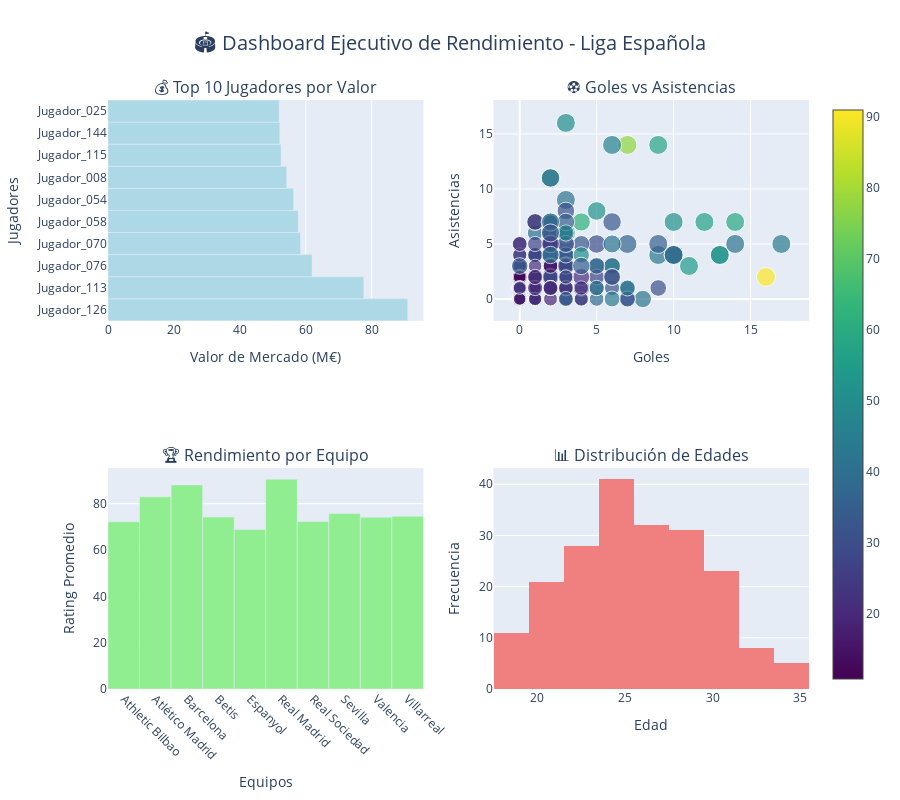

The notebook cell this image was saved under:
### Markdown cell above
## 5. Dashboards y Storytelling con Datos

### 5.1 Creación de Dashboards Integrados

Los **dashboards** combinan múltiples visualizaciones para contar una historia completa. Son esenciales para:

#### **📊 Análisis Executivo**
- **Resumen de métricas clave**: KPIs principales en una vista
- **Comparaciones rápidas**: Entre equipos, jugadores, temporadas
- **Detección de tendencias**: Patrones y anomalías

#### **🎯 Toma de Decisiones**
- **Información contextualizada**: Datos relevantes en tiempo real
- **Filtros dinámicos**: Exploración personalizada
- **Alertas visuales**: Destacar información crítica

### 5.2 Dashboard Ejecutivo de Rendimiento

Creamos un dashboard que combine las visualizaciones más importantes.

### Code cell
# 5.2 Dashboard ejecutivo integrado

print("\n📊 DASHBOARD EJECUTIVO DE RENDIMIENTO")
print("=" * 60)

# Crear dashboard con múltiples subgráficos
from plotly.subplots import make_subplots

# Configurar layout del dashboard (2x2)
fig_dashboard = make_subplots(
    rows=2, cols=2,
    subplot_titles=(
        '💰 Top 10 Jugadores por Valor',
        '⚽ Goles vs Asistencias',
        '🏆 Rendimiento por Equipo',
        '📊 Distribución de Edades'
    ),
    specs=[
        [{"type": "bar"}, {"type": "scatter"}],
        [{"type": "bar"}, {"type": "histogram"}]
    ]
)

# 1. Top 10 jugadores por valor (Barras)
top_jugadores = df_jugadores.nlargest(10, 'valor_mercado')
fig_dashboard.add_trace(
    go.Bar(
        x=top_jugadores['valor_mercado'],
        y=top_jugadores['nombre'],
        orientation='h',
        name='Valor M€',
        marker_color='lightblue'
    ),
    row=1, col=1
)

# 2. Goles vs Asistencias (Dispersión)
fig_dashboard.add_trace(
    go.Scatter(
        x=df_jugadores['goles_temporada'],
        y=df_jugadores['asistencias_temporada'],
        mode='markers',
        marker=dict(
            size=df_jugadores['rating_promedio']/5,
            color=df_jugadores['valor_mercado'],
            colorscale='Viridis',
            showscale=True
        ),
        text=df_jugadores['nombre'],
        name='Jugadores'
    ),
    row=1, col=2
)

# 3. Rendimiento por equipo (Barras)
rendimiento_equipos = df_jugadores.groupby('equipo').agg({
    'rating_promedio': 'mean',
    'valor_mercado': 'sum'
}).reset_index()

fig_dashboard.add_trace(
    go.Bar(
        x=rendimiento_equipos['equipo'],
        y=rendimiento_equipos['rating_promedio'],
        name='Rating Promedio',
        marker_color='lightgreen'
    ),
    row=2, col=1
)

# 4. Distribución de edades (Histograma)
fig_dashboard.add_trace(
    go.Histogram(
        x=df_jugadores['edad'],
        nbinsx=15,
        name='Frecuencia',
        marker_color='lightcoral'
    ),
    row=2, col=2
)

# Actualizar layout del dashboard
fig_dashboard.update_layout(
    height=800,
    showlegend=False,
    title_text="🏟️ Dashboard Ejecutivo de Rendimiento - Liga Española",
    title_x=0.5,
    title_font_size=20
)

# Personalizar ejes
fig_dashboard.update_xaxes(title_text="Valor de Mercado (M€)", row=1, col=1)
fig_dashboard.update_xaxes(title_text="Goles", row=1, col=2)
fig_dashboard.update_xaxes(title_text="Equipos", row=2, col=1, tickangle=45)
fig_dashboard.update_xaxes(title_text="Edad", row=2, col=2)

fig_dashboard.update_yaxes(title_text="Jugadores", row=1, col=1)
fig_dashboard.update_yaxes(title_text="Asistencias", row=1, col=2)
fig_dashboard.update_yaxes(title_text="Rating Promedio", row=2, col=1)
fig_dashboard.update_yaxes(title_text="Frecuencia", row=2, col=2)

fig_dashboard.show()

print("✅ Dashboard ejecutivo creado")

# Métricas KPI para el dashboard
print("\n📈 MÉTRICAS CLAVE (KPIs)")
print("-" * 40)

total_jugadores = len(df_jugadores)
valor_total_mercado = df_jugadores['valor_mercado'].sum()
edad_promedio = df_jugadores['edad'].mean()
rating_promedio_liga = df_jugadores['rating_promedio'].mean()
goles_total = df_jugadores['goles_temporada'].sum()

print(f"👥 Total de jugadores: {total_jugadores}")
print(f"💰 Valor total del mercado: {valor_total_mercado:.1f} M€")
print(f"🎂 Edad promedio: {edad_promedio:.1f} años")
print(f"⭐ Rating promedio de la liga: {rating_promedio_liga:.1f}/100")
print(f"⚽ Total de goles en la temporada: {goles_total}")

# Top performers
print(f"\n🏆 TOP PERFORMERS")
print("-" * 40)

mejor_jugador = df_jugadores.loc[df_jugadores['rating_promedio'].idxmax()]
mas_caro = df_jugadores.loc[df_jugadores['valor_mercado'].idxmax()]
maximo_goleador = df_jugadores.loc[df_jugadores['goles_temporada'].idxmax()]
mas_asistencias = df_jugadores.loc[df_jugadores['asistencias_temporada'].idxmax()]

print(f"🌟 Mejor jugador (rating): {mejor_jugador['nombre']} ({mejor_jugador['equipo']}) - {mejor_jugador['rating_promedio']:.1f}")
print(f"💎 Jugador más valioso: {mas_caro['nombre']} ({mas_caro['equipo']}) - {mas_caro['valor_mercado']:.1f} M€")
print(f"⚽ Máximo goleador: {maximo_goleador['nombre']} ({maximo_goleador['equipo']}) - {maximo_goleador['goles_temporada']} goles")
print(f"🎯 Más asistencias: {mas_asistencias['nombre']} ({mas_asistencias['equipo']}) - {mas_asistencias['asistencias_temporada']} asistencias")

print("\n✅ Dashboard y métricas ejecutivas completadas")

### Figure 1 — Plotly figure (JSON) as saved in the notebook; plotly's stock layout.template omitted (floating-point values rounded to 4 significant figures; data arrays with more than 128 entries replaced by an {"elided": "..."} marker saying what was removed)
{"data": [{"marker": {"color": "lightblue"}, "name": "Valor M€", "orientation": "h", "type": "bar", "x": [90.9, 77.6, 61.9, 58.4, 57.7, 56.3, 54.2, 52.5, 52.1, 51.9], "xaxis": "x", "y": ["Jugador_126", "Jugador_113", "Jugador_076", "Jugador_070", "Jugador_058", "Jugador_054", "Jugador_008", "Jugador_115", "Jugador_144", "Jugador_025"], "yaxis": "y"}, {"marker": {"color": {"elided": "200 float values"}, "colorscale": [[0, "#440154"], [0.1111, "#482878"], [0.2222, "#3e4989"], [0.3333, "#31688e"], [0.4444, "#26828e"], [0.5556, "#1f9e89"], [0.6667, "#35b779"], [0.7778, "#6ece58"], [0.8889, "#b5de2b"], [1, "#fde725"]], "showscale": true, "size": {"elided": "200 float values"}}, "mode": "markers", "name": "Jugadores", "text": {"elided": "200 str values"}, "type": "scatter", "x": {"elided": "200 int values"}, "xaxis": "x2", "y": {"elided": "200 int values"}, "yaxis": "y2"}, {"marker": {"color": "lightgreen"}, "name": "Rating Promedio", "type": "bar", "x": ["Athletic Bilbao", "Atlético Madrid", "Barcelona", "Betis", "Espanyol", "Real Madrid", "Real Sociedad", "Sevilla", "Valencia", "Villarreal"], "xaxis": "x3", "y": [72.23, 82.94, 88.08, 74.23, 68.83, 90.59, 72.26, 75.72, 74.12, 74.61], "yaxis": "y3"}, {"marker": {"color": "lightcoral"}, "name": "Frecuencia", "nbinsx": 15, "type": "histogram", "x": {"elided": "200 int values"}, "xaxis": "x4", "yaxis": "y4"}], "layout": {"annotations": [{"font": {"size": 16}, "showarrow": false, "text": "💰 Top 10 Jugadores por Valor", "x": 0.225, "xanchor": "center", "xref": "paper", "y": 1, "yanchor": "bottom", "yref": "paper"}, {"font": {"size": 16}, "showarrow": false, "text": "⚽ Goles vs Asistencias", "x": 0.775, "xanchor": "center", "xref": "paper", "y": 1, "yanchor": "bottom", "yref": "paper"}, {"font": {"size": 16}, "showarrow": false, "text": "🏆 Rendimiento por Equipo", "x": 0.225, "xanchor": "center", "xref": "paper", "y": 0.375, "yanchor": "bottom", "yref": "paper"}, {"font": {"size": 16}, "showarrow": false, "text": "📊 Distribución de Edades", "x": 0.775, "xanchor": "center", "xref": "paper", "y": 0.375, "yanchor": "bottom", "yref": "paper"}], "height": 800, "showlegend": false, "title": {"font": {"size": 20}, "text": "🏟️ Dashboard Ejecutivo de Rendimiento - Liga Española", "x": 0.5}, "xaxis": {"anchor": "y", "domain": [0, 0.45], "title": {"text": "Valor de Mercado (M€)"}}, "xaxis2": {"anchor": "y2", "domain": [0.55, 1], "title": {"text": "Goles"}}, "xaxis3": {"anchor": "y3", "domain": [0, 0.45], "tickangle": 45, "title": {"text": "Equipos"}}, "xaxis4": {"anchor": "y4", "domain": [0.55, 1], "title": {"text": "Edad"}}, "yaxis": {"anchor": "x", "domain": [0.625, 1], "title": {"text": "Jugadores"}}, "yaxis2": {"anchor": "x2", "domain": [0.625, 1], "title": {"text": "Asistencias"}}, "yaxis3": {"anchor": "x3", "domain": [0, 0.375], "title": {"text": "Rating Promedio"}}, "yaxis4": {"anchor": "x4", "domain": [0, 0.375], "title": {"text": "Frecuencia"}}}}
